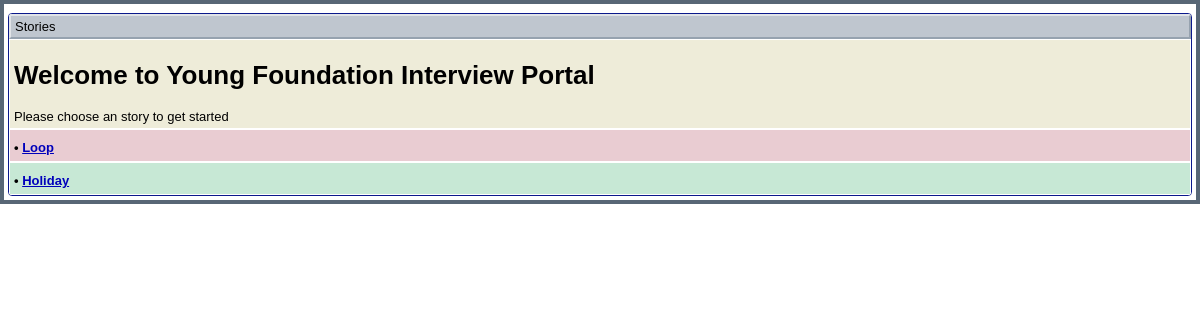
Before: / with the older database file.
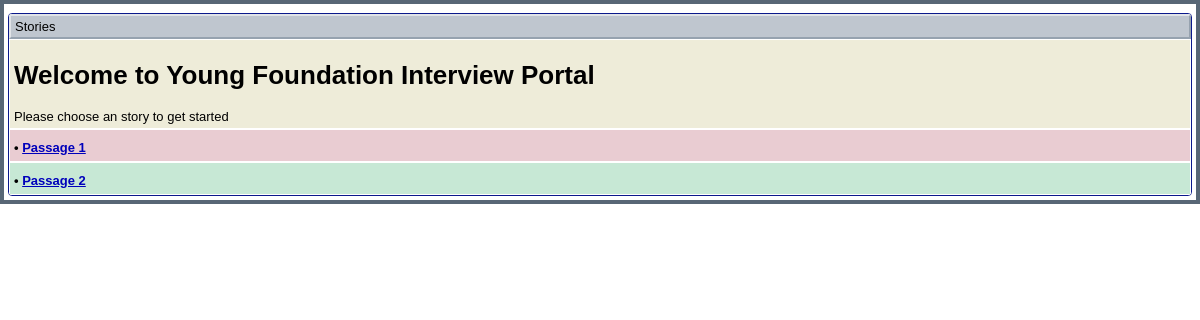
After: the same page with the newer database file.
### quizapps/exams/models/story.py (models this page shows, shortened)
class Story(models.Model):
    headline = models.CharField(max_length=20)
    instruction = models.TextField()
    content = models.TextField()
    class Meta:
        verbose_name_plural = 'Stories'

### quizapps/exams/views.py (the view)
# urls.py: path('', views.StoryListView.as_view(), name='story_list'),
class StoryListView(ListView):
    model = Story
    context_object_name = 'stories'
    template_name = 'exams/stories.html'

### templates/exams/stories.html (shortened to what this page needs)
{% extends 'base.html' %}
{% block content %}
    <div class="mainblok">
        <div class="phdr">Stories</div>
        <div class="list1">
            <h1>Welcome to Young Foundation Interview Portal</h1>
            Please choose an story to get started
        </div>
        {% for story in stories %}
            <div class="{% cycle 'rmenu' 'gmenu' %}">
                <h4>
                    &bull;&nbsp;<a href="{% url 'instruction' story.id %}">{{ story.headline }}</a>
                </h4>
            </div>
        {% endfor %}
    </div>
{% endblock %}

### templates/base.html (shortened to what this page needs)
{% load static %}
<!doctype html>
<html lang="en">
<head>
    <link rel="stylesheet" href="{% static "css/style.css" %}">
</head>
<body>
<div class="maintxt">
    {% block content %}
    {% endblock content %}
</div>
</body>
</html>

### static/css/style.css (style rules this page uses)
body { background-color: #ffffff; color: #000000; margin: 0; padding: 0; }
body, td, input, textarea { font-family: Arial, Tahoma, sans-serif; font-size: small; }
.gmenu { background-color: #c7e8d5; border: 1px solid white; margin: 0; padding: 4px; }
.list1 { background-color: #eeecd9; border: 1px solid white; margin: 0; padding: 3px 4px 4px 4px; }
.maintxt { border: 4px solid #586776; font-weight: normal; margin: 0; padding: 4px 4px 4px 4px; }
.phdr { background-color: #bfc6cf; border: 2px solid; border-color: #e1e4e8 #96a2af #96a2af #e1e4e8; padding: 3px 4px 3px 4px; }
.rmenu { background-color: #e9ccd2; border: 1px solid white; margin: 0; padding: 4px; }
a:link, a:visited { color: #0000bb; text-decoration: underline; }
h4 { margin: 6px 0 2px 0; }
.mainblok { border: 1px solid #0b198c; margin: 5px 0px 0px 0px; background-color: #f5f5ff; padding: 0px 0px 0px 0px; overflow: auto; -moz-border-radius: 0.3em; -webkit-border-radius: 0.3em; border-radius: 0.3em; }

Changed rows visible on the page:
removed Story: headline "Loop"
removed Story: headline "Holiday"
added Story: headline "Passage 1"
added Story: headline "Passage 2"
